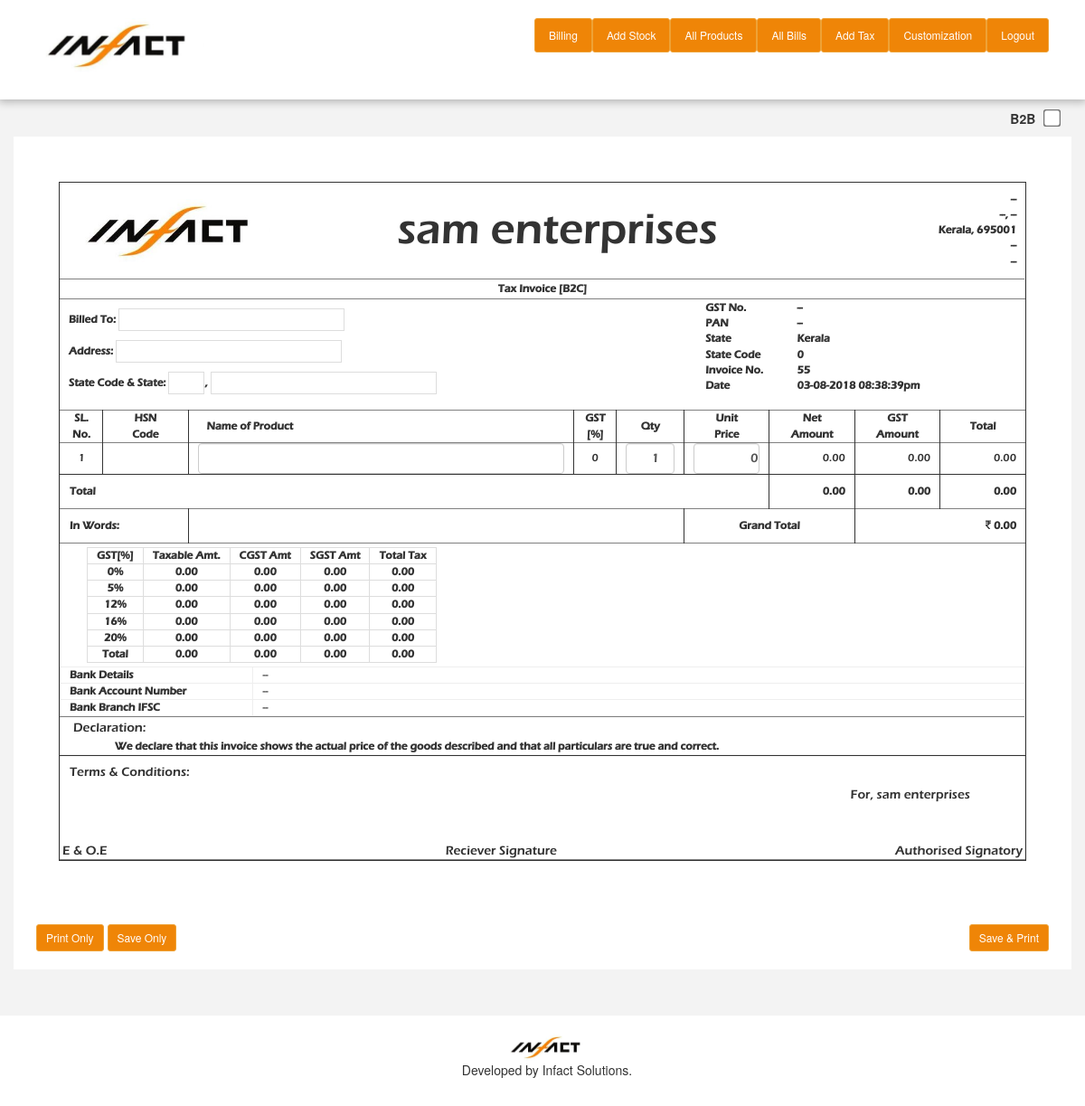
Screenshot of /bk-billing.php (signed in) with the database file from the repository.
### tables this page shows
CREATE TABLE `company` (
  `id` int(11) NOT NULL AUTO_INCREMENT,
  `name` varchar(400) NOT NULL,
  `gst` varchar(30) NOT NULL,
  `pan` varchar(30) NOT NULL,
  `phone1` varchar(30) NOT NULL,
  `phone2` varchar(30) NOT NULL,
  `email` varchar(200) NOT NULL,
  `website` varchar(200) NOT NULL,
  `street` varchar(400) NOT NULL,
  `city` varchar(100) NOT NULL,
  `district` varchar(100) NOT NULL,
  `state` varchar(100) NOT NULL,
  `statecode` int(11) NOT NULL,
  `country` varchar(100) NOT NULL,
  `pin` int(11) NOT NULL,
  `bankname` varchar(100) NOT NULL,
  `bankaccno` varchar(100) NOT NULL,
  `bankifsc` varchar(100) NOT NULL,
  `created` date NOT NULL,
  `updated` date NOT NULL,
  `logo` varchar(200) NOT NULL,
  `password` varchar(50) NOT NULL,
  PRIMARY KEY (`id`)
);

CREATE TABLE `bill` (
  `id` int(11) NOT NULL AUTO_INCREMENT,
  `bill_no` int(11) NOT NULL,
  `cust_name` varchar(200) NOT NULL,
  `cust_state` varchar(50) NOT NULL,
  `state_code` varchar(11) NOT NULL,
  `cust_gst` varchar(30) NOT NULL,
  `cust_address` varchar(200) NOT NULL,
  `cust_phone` varchar(20) NOT NULL,
  `type` int(11) NOT NULL,
  `amount` decimal(15,2) NOT NULL,
  `creditbill` int(11) NOT NULL,
  `credit` decimal(15,2) NOT NULL,
  `paid` decimal(15,2) NOT NULL,
  `items` longtext NOT NULL,
  `created` date NOT NULL,
  `file_url` varchar(100) NOT NULL,
  `remarks` text NOT NULL,
  PRIMARY KEY (`id`)
);

CREATE TABLE `tax` (
  `id` int(11) NOT NULL AUTO_INCREMENT,
  `title` varchar(100) NOT NULL,
  `value` int(11) NOT NULL,
  `created` date NOT NULL,
  `updated` date NOT NULL,
  PRIMARY KEY (`id`)
);

### bk-billing.php (the view, shortened to what this page needs)
<?php include("header.php");?>
<?php
$fetch_billno_query = "SELECT `id` FROM `bill` ORDER BY `id` DESC LIMIT 1;";
$result_billno = $conn->query($fetch_billno_query);
if($result_billno->num_rows>0){
	while($rows_billno = $result_billno->fetch_assoc()){
		$bill_number = $rows_billno['id'];
	}
}
else{
	$bill_number = 1;
}
$fetch_company_query = "SELECT * FROM `company`;";
$result_company = $conn->query($fetch_company_query);
if($result_company->num_rows>0){
	while($rows_company = $result_company->fetch_assoc()){
		$name 		= $rows_company['name'];
		$logo_url	= $rows_company['logo'];
		$gst 		= $rows_company['gst'];
		$pan 		= $rows_company['pan'];
		$state 		= $rows_company["state"];
		$statecode 	= $rows_company['statecode'];
		$phone1 	= $rows_company["phone1"];
		$email 		= $rows_company["email"];
		$street 	= $rows_company["street"];
		$city 		= $rows_company["city"];
		$district 	= $rows_company["district"];
		$state 		= $rows_company["state"];
		$pin 		= $rows_company["pin"];
		$bankname 	= $rows_company["bankname"];
		$bankaccno 	= $rows_company["bankaccno"];
		$bankifsc 	= $rows_company["bankifsc"];
	}
}
?>
<div class="container-fluid">
	<div class="container pad-v10">
		<div class="row">
			<div class="col-md-12 text-right">
				<b>B2B</b> &nbsp; <input type="checkbox" name="" class="type-change-field">
			</div>
		</div>
	</div>
	<div id="sectionToPrint" class="container bill-cont bill-table-container mar-b50">
		<div class="row">
			<div class="col-md-12">
				<div class="billing-table-container">
					<table class="bill-page-table" id="billHeader" width="100%" border="0">
						<tr>
							<th width="20%">
								<img alt="<?php echo $name;?>" class="bill-company-logo" src="<?php echo $logo_url;?>"/>
							</th>
							<th class="text-center">
								<h1><?php echo $name;?></h1>
							</th>
							<th width="20%" class="text-right">
								<p>
									<?php echo $street;?><br>
									<?php echo $city;?>, <?php echo $district;?><br>
									<?php echo $state;?>, <?php echo $pin;?><br>
									<?php echo $phone1;?><br>
									<?php echo $email;?><br>
								</p>
							</th>
						</tr>
					</table>
					<table class="bill-page-table" id="billHeaderSubInfo" width="100%" border="1">
						<tr>
							<th class="text-center">
								<p class="bill-type-info">Tax Invoice [B2C]</p>
							</th>
						</tr>
					</table>
					<table class="bill-page-table" id="billHeaderInfo" width="100%" border="0">
						<tr>
							<th width="65%">
								<p>Billed To: <span class="customer-name-field" contentEditable></span></p>
								<p>Address: <span contentEditable></span></p>
								<p>State Code &amp; State: <span class="state-code-field" contentEditable></span>, <span class="customer-state-field" contentEditable></span></p>
							</th>
							<th>
								<table>
									<tr>
										<th width="45%">GST No.</th>
										<td><?php echo $gst;?></td>
									</tr>
									<tr>
										<th>PAN</th>
										<td><?php echo $pan;?></td>
									</tr>
									<tr>
										<th>State</th>
										<td><?php echo $state;?></td>
									</tr>
									<tr>
										<th>State Code</th>
										<td><?php echo $statecode;?></td>
									</tr>
									<tr>
										<th>Invoice No.</th>
										<td><?php echo $GLOBALS['bill_no_prefix'];?> <span id="billNo"><?php echo $bill_number;?></span></td>
									</tr>
									<tr>
										<th>Date</th>
										<td><?php echo date("d-m-Y h:i:sa") ?></td>
									</tr>
								</table>
							</th>
						</tr>
					</table>
	<br>
					<table class="bill-page-table" id="billgeneratingTable" width="100%" border="1">
						<thead>
							<tr>
								<th width="4.42%" class="text-center">
									SL. <br>No.
								</th>
								<th width="8.84%" class="text-center">
									HSN<br>Code
								</th>
								<th class="text-left pad-h20">
									Name of Product
								</th>
								<th width="4.42%" class="text-center">
									GST <br>[%]
								</th>
								<th width="7%" class="text-center">
									Qty
								</th>
								<th width="8.84%" class="text-center">
									Unit <br>Price
								</th>
								<th width="8.84%" class="text-center">
									Net <br>Amount
								</th>
								<th width="8.84%" class="text-center">
									GST <br>Amount
								</th>
								<th width="8.84%" class="text-center">
									Total
								</th>
							</tr>
						</thead>
						<tbody id="billgeneratingTableBody">
							<tr class="billing-rows" data-row-count="1">
								<td class="text-center billcol-slno" data-row-count-slno="1">1</td>
								<td class="text-center billcol-code" data-row-count-code="1" ></td>
								<td class="text-center billcol-name">
									<input id="productInputField" class="form-control product-input-field" list="productsDdList" type="text" data-search-by="name" data-row-count-prdname="1"/>
								</td>
								<td class="text-center billcol-tax" data-row-count-prdtax="1">0</td>
								<td class="text-center billcol-qty">
									<input class="form-control form-pad-6 qty-input-field" data-row-count-prdqty="1" type="number" min="1" value="1" onkeyup="qtyValue(this)" />
								</td>
								<td class="text-center billcol-price">
									<input type="text" class="form-control form-pad-6 price-input-field" data-row-count-prdprice="1" min="0" value="0" />
								</td>
								<td class="text-center billcol-netamt" data-this-tax-val="0" data-row-count-netamt="1">0.00</td>
								<td class="text-center billcol-taxamt" data-row-count-taxamt="1">0.00</td>
								<td class="text-center billcol-total" data-row-count-prdttl="1">0.00</td>
							</tr>
						</tbody>
						<tfoot>
							<tr class="billing-table-foot">
								<th colspan="6" class="pad-h10 pad-v10">
									Total
								</th>
								<th id="netTotal" class="text-center pad-r10">
									0.00
								</th>
								<th id="gstTotal" class="text-center pad-r10">
									0.00
								</th>
								<th id="grandTotal" class="text-center pad-r10">
									0.00
								</th>
							</tr>
							<tr class="billing-table-foot-1">
								<th colspan="2" class="pad-h10 pad-v10 font-s11">
									In Words:
								</th>
								<th colspan="3" id="wordTotal" class="text-left pad-h10 capitalize font-s11">
								</th>
								<th colspan="2" class="text-center pad-h10 font-s11">
									Grand Total
								</th>
								<th colspan="2" id="finalTotal" class="text-right pad-h10 font-s11">
									0.00
								</th>
							</tr>
						</tfoot>
					</table>
					<table class="bill-page-table" id="billFootertax" border="1" style="border: 1px solid #ddd; margin: 4px 30px;">
						<tr>
							<th class="text-center pad-h10">GST[%]</th>
							<th class="text-center pad-h10">Taxable Amt.</th>
							<th class="text-center pad-h10">CGST Amt</th>
							<th class="text-center pad-h10">SGST Amt</th>
							<th class="text-center pad-h10">Total Tax</th>
						</tr>
<?php
	$sql_tax_table_query = 'SELECT * FROM `tax` ORDER BY `value` ASC;';
	$result_tax_table = $conn->query($sql_tax_table_query);
	if($result_tax_table->num_rows>0){
		while($rows = $result_tax_table->fetch_assoc()){
			echo '
				<tr class="tax-table-row" data-tax-row="'.$rows['value'].'">
					<th class="text-center">'.$rows['value'].'%</th>
					<th class="text-center" data-tax-row-taxable="'.$rows['value'].'"></th>
					<th class="text-center" data-tax-row-cgst="'.$rows['value'].'"></th>
					<th class="text-center" data-tax-row-sgst="'.$rows['value'].'"></th>
					<th class="text-center" data-tax-row-total="'.$rows['value'].'"></th>
				</tr>
			';
		}
		echo '
			<th class="text-center">Total</th>
			<th class="text-center taxable-amt-total"></th>
			<th class="text-center taxable-sgst-total"></th>
			<th class="text-center taxable-sgst-total"></th>
			<th class="text-center taxable-tax-total"></th>
		';
	}
?>
					</table>
					<table class="bill-page-table" id="billFooterBank" width="100%" border="1" style="border: none;">
						<tr>
							<th class="text-left pad-h10" width="20%">Bank Details</th>
							<td class="text-left pad-h10"><?php echo $bankname; ?></td>
						</tr>
						<tr>
							<th class="text-left pad-h10">Bank Account Number</th>
							<td class="text-left pad-h10"><?php echo $bankaccno; ?></td>
						</tr>
						<tr>
							<th class="text-left pad-h10">Bank Branch IFSC</th>
							<td class="text-left pad-h10"><?php echo $bankifsc; ?></td>
						</tr>
					</table>
					<table class="bill-page-table" id="billFooterDeclaration" width="100%" border="1">
						<tr>
							<th class="text-center">
								<h5 class="text-left pad-h10 mar-4">Declaration:</h5>
								<p class="text-left mar-b4" style="text-indent: 60px;">We declare that this invoice shows the actual price of the goods described and that all particulars are true and correct. </p>
							</th>
						</tr>
					</table>
					<table class="bill-page-table" id="billFooterTerms" width="100%" border="1">
						<tr>
							<th class="text-center">
								<h5 class="text-left pad-h10">Terms &amp; Conditions:</h5>
								<h5 class="text-right pad-r60">For, sam enterprises</h5>
								<br><br>
								<h5 class="footer-signature"><span class="pull-left">E &amp; O.E</span><span>Reciever Signature</span><span class="pull-right">Authorised Signatory</span></h5>
							</th>
						</tr>
					</table>
				</div>
			</div>
		</div>
	</div>
	<div class="container">
		<div class="row">
			<div class="col-md-12">
				<table id="printButtons" width="100%" border="0">
					<tr>
						<th class="pad-h10 pad-v10 text-left">
							<button id="billPrintOnly" class="btn btn-sm btn-warning">Print Only</button>
							<button id="billSaveOnly" class="btn btn-sm btn-warning">Save Only </button>
						</th>
						<th class="pad-h10 pad-v10 text-right">
							<button id="billPrintSave" class="btn btn-sm btn-warning">Save &amp; Print </button>
						</th>
					</tr>
				</table>
			</div>
		</div>
	</div>
</div>
<?php include("footer.php");?>

### css/style.css (style rules this page uses)
.body-bg { background-color: rgb(243, 243, 243); }
.bill-cont { padding: 50px; min-height: 600px; }
.btn-warning { background-color: #ef8507; }
.pad-h10 { padding-left: 10px; padding-right: 10px; }
.pad-h20 { padding-left: 20px; padding-right: 20px; }
.pad-v10 { padding-top: 10px; padding-bottom: 10px; }
.mar-b50 { margin-bottom: 50px; }
.pad-r60 { padding-right: 60px; }
.mar-4 { margin: 4px; }
.mar-b4 { margin-bottom: 4px; }
.font-s11 { font-size: 12px !important; font-weight: bold; }
.capitalize { text-transform: capitalize; }
.form-pad-6 { padding: 6px; }
#sectionToPrint { font-size: 12px; }
.bill-company-logo { max-height: 70px; }
.bill-table-container { background-color: white; font-family: 'Eras_Demi_ITC'; }
#billgeneratingTable td { padding: 0 10px; }
.billing-table-container { border: 1px solid #333; margin-bottom: 70px; }
.billing-table-foot th,.billing-table-foot-1 th,#billgeneratingTable th,#billgeneratingTable td { border-right: 1px solid #333; }
.billing-table-foot th,#billFooterTerms { border-top: 1px solid #333; }
.billing-table-foot th:last-child,.billing-table-foot-1 th:last-child,#billgeneratingTable th:last-child,#billgeneratingTable td:last-child { border-right: none; }
.billing-table-container table { border-right: none; border-left: none; }
table#billHeader th { padding: 10px; }
#billHeader h1 { font-size: 48px; margin-top: 10px; }
table#billHeaderInfo th { padding-left: 10px; }
table#billHeaderSubInfo th { padding: 2px; }
table#billHeaderInfo p { margin-top: 10px; }
span[contentEditable] { padding: 3px 10px; border: 1px solid #ddd; min-width: 250px; display: inline-block; min-height: 14px; }
.state-code-field { min-width: 40px !important; }
#printButtons { margin-top: -110px; }
.price-input-field,.qty-input-field { text-align: right; padding: 0 1px 0 0; }
.billcol-netamt,.billcol-taxamt,.billcol-total,#netTotal,#gstTotal,#grandTotal { text-align: right; }
.pad-r10 { padding-right: 10px; }
.type-change-field { font-size: 20px; transform: scale(1.5,1.5); display: inline-block; }
.billing-rows { border-bottom: none; }
#sectionToPrint p { margin: 0; }
#billFooterDeclaration { border-bottom: none; }
.footer-signature { margin: 0; padding: 2px; }

### rows the page displays
company: logo (picture), name "sam enterprises", street "--", city "--", district "--", state "Kerala", pin "695001", phone1 "--", email "--", gst "--", pan "--", statecode "0", bankname "--", bankaccno "--", bankifsc "--"
bill: id "55"
tax: value "0"
tax: value "5"
tax: value "12"
tax: value "16"
tax: value "20"
